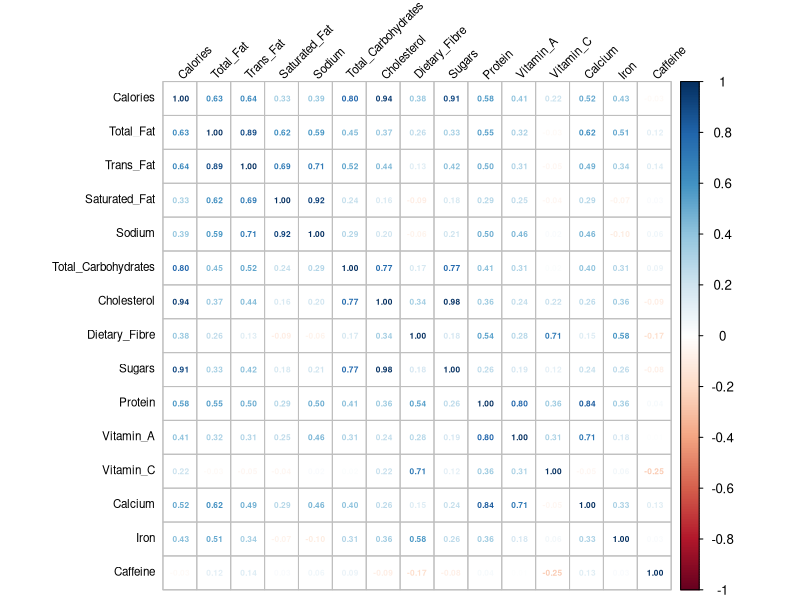
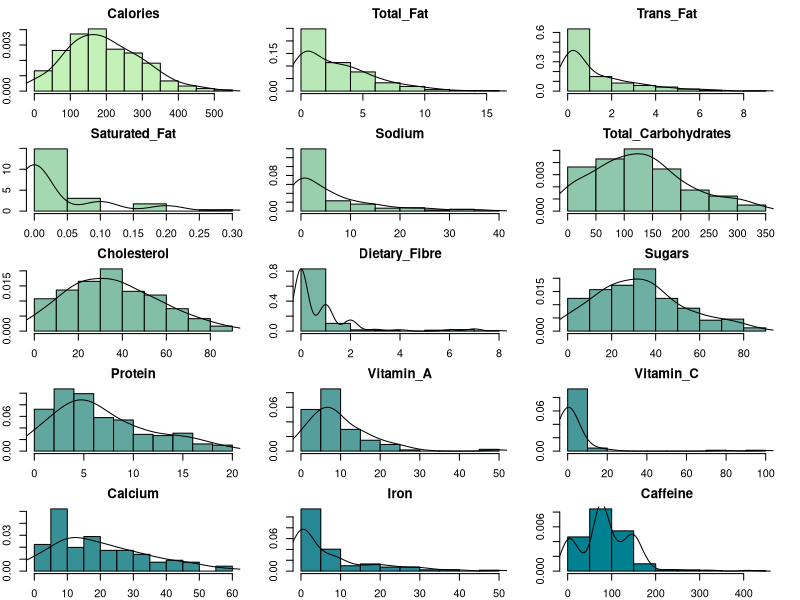
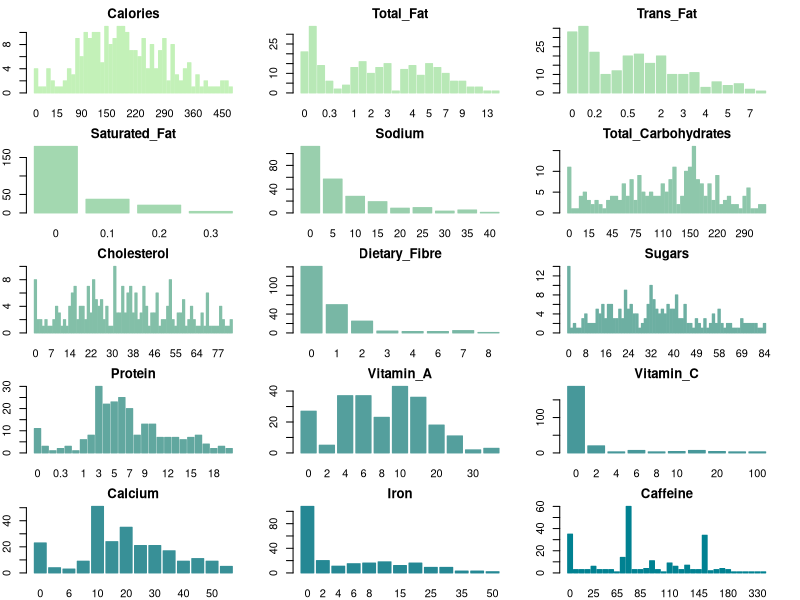
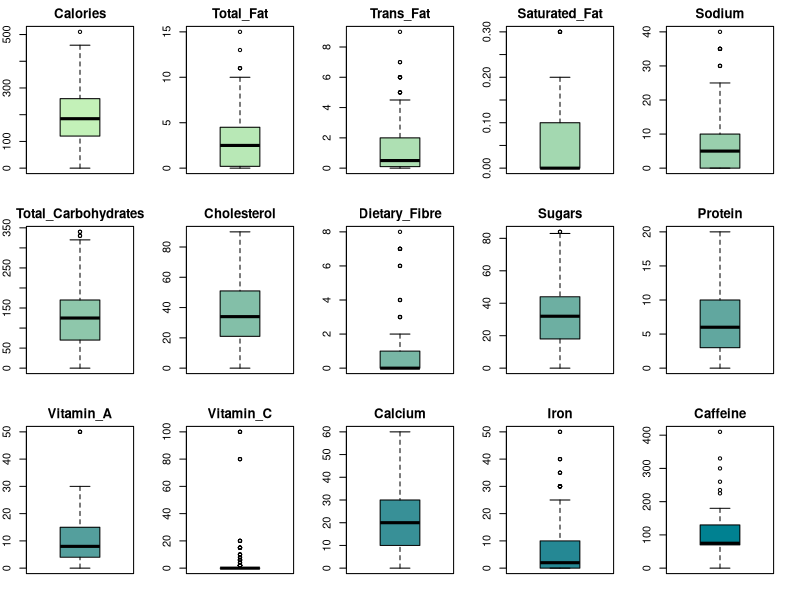
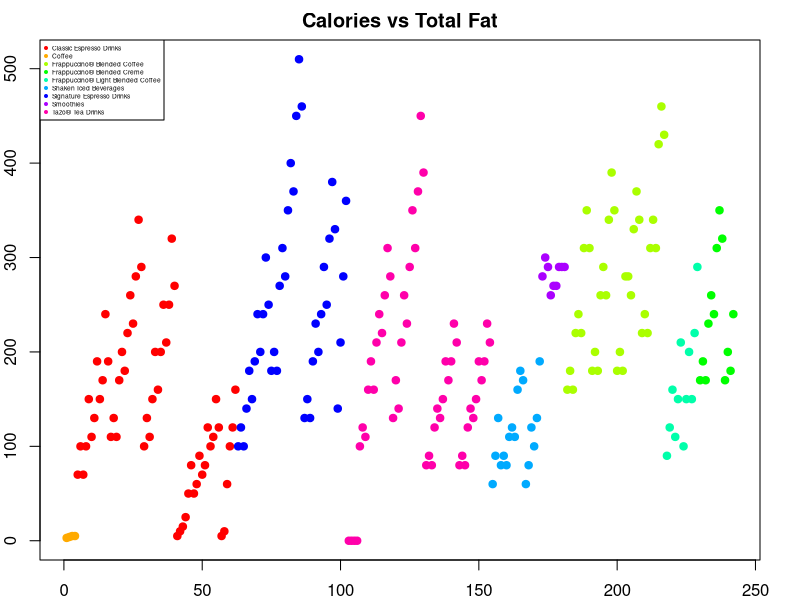
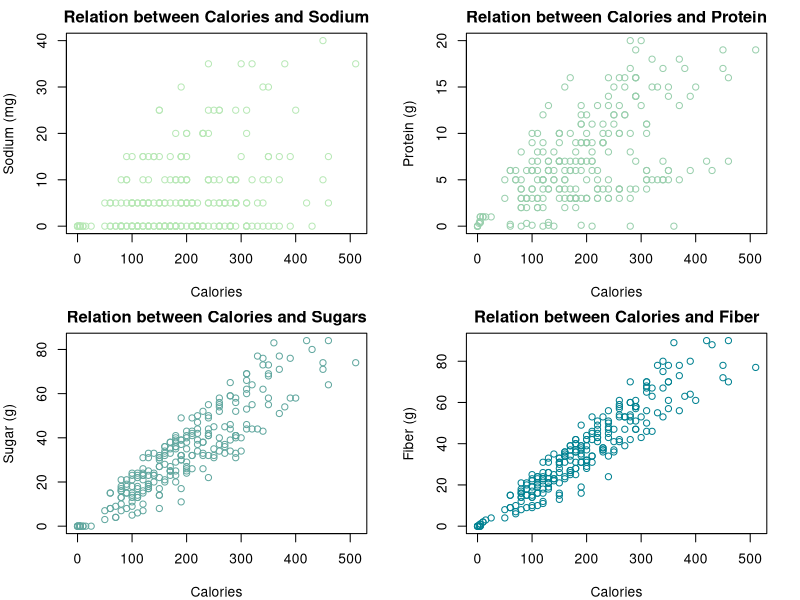
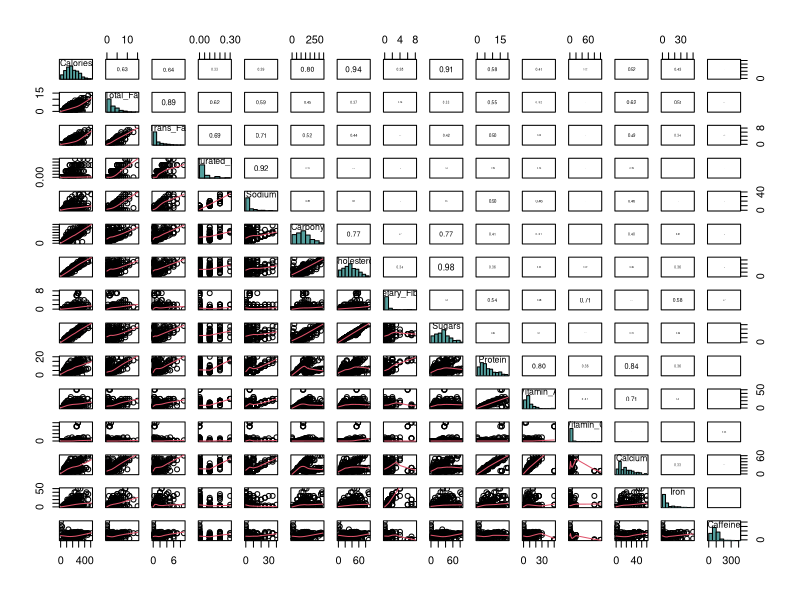
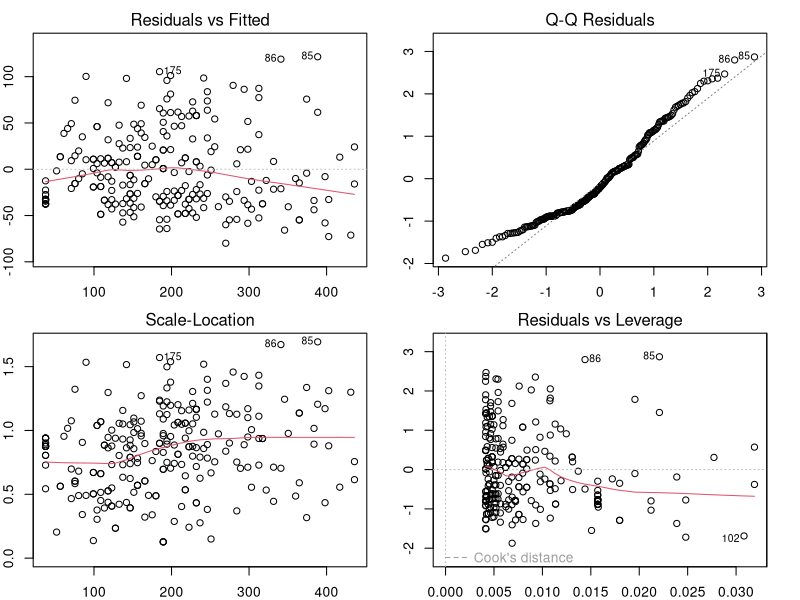

Write the R code that produced these figures, in order.
## ---- chunk 1
knitr::opts_chunk$set(
  echo = TRUE,
  warning = FALSE,
  message = FALSE,
  fig.align = 'center'
  )
## ---- chunk 2
library(corrplot)
library(knitr)
library(car)
library(glmnet)
col <- c('#c3f1b8', '#b8e8b6', '#aee0b3', '#a3d8b0', '#99cfad', '#8ec7ab', '#83bfa8', '#78b7a5', '#6dafa2', '#61a79f', '#549f9d', '#47989a', '#389097', '#258894', '#008191')
## ---- chunk 3
data <- read.csv("Data/starbucks.csv", header = TRUE, sep = ",")
## ---- chunk 4
# Remove percentage sign from the data
data$Vitamin.C....DV. <- as.numeric(gsub("%", "", data$Vitamin.C....DV.))
# Set the other variables as numeric
data$Calories <- as.numeric(data$Calories)
## ---- chunk 5
# Remove percentage sign from the data
data$Calcium....DV. <- as.numeric(gsub("%", "", data$Calcium....DV.))
data$Iron....DV. <- as.numeric(gsub("%", "", data$Iron....DV.))
data$Vitamin.A....DV. <- as.numeric(gsub("%", "", data$Vitamin.A....DV.))
# Set the other variables as numeric
data$Trans.Fat..g. <- as.numeric(data$Trans.Fat..g.)
data$Total.Fat..g. <- as.numeric(data$Total.Fat..g.)
data$Cholesterol..mg. <- as.numeric(data$Cholesterol..mg.)
data$Sodium..mg. <- as.numeric(data$Sodium..mg.)
data$Total.Carbohydrates..g. <- as.numeric(data$Total.Carbohydrates..g.)
data$Dietary.Fibre..g. <- as.numeric(data$Dietary.Fibre..g.)
data$Sugars..g. <- as.numeric(data$Sugars..g.)
data$Caffeine..mg. <- as.numeric(data$Caffeine..mg.)
## ---- chunk 6
summary(data$Caffeine..mg.)
# Replace NA values with the median
data_cleaned <- data
data_cleaned$Caffeine..mg.[is.na(data_cleaned$Caffeine..mg.)] <- median(
  data_cleaned$Caffeine..mg., na.rm = TRUE)
# Summary of the Caffeine column after cleaning
summary(data_cleaned$Caffeine..mg.)
## ---- chunk 7
colnames(data_cleaned) <- c("Beverage_category", "Beverage", "Beverage_prep",
                            "Calories", "Total_Fat", "Trans_Fat",
                            "Saturated_Fat", "Sodium", "Total_Carbohydrates",
                            "Cholesterol", "Dietary_Fibre", "Sugars",
                            "Protein", "Vitamin_A", "Vitamin_C",
                            "Calcium", "Iron", "Caffeine")
## ---- chunk 8
data_num <- data_cleaned[, sapply(data_cleaned, is.numeric)]
correlation_matrix <- cor(data_num)
corrplot(correlation_matrix, method = "number", tl.col = "black", 
         tl.srt = 45, addCoef.col = "black", number.cex = 0.5, tl.cex = 0.7)
## ---- chunk 9
par(mfrow = c(5, 3), mar = c(2, 2, 2, 2))
for (i in 1:ncol(data_num)) {
  hist(data_num[, i], main = colnames(data_num)[i],
       xlab = colnames(data_num)[i], col = col[i], freq = FALSE)
  dens <- density(data_num[, i], na.rm=TRUE, adjust=1.25)
  lines(dens, col = "black", lwd = 1)
}
## ---- chunk 10
par(mfrow = c(5, 3), mar = c(2, 2, 2, 2))
for (i in 1:ncol(data_num)) {
  barplot(table(data_num[, i]), main = colnames(data_num)[i],
          xlab = colnames(data_num)[i], col = col[i], border = col[i])
}
## ---- chunk 11
par(mfrow = c(3, 5), mar = c(2, 2, 2, 2))
for (i in 1:ncol(data_num)) {
  boxplot(data_num[, i], main = colnames(data_num)[i],
          xlab = colnames(data_num)[i], col = col[i])
}
## ---- chunk 12
data_cleaned$Beverage_category <- as.factor(data_cleaned$Beverage_category)
colors <- rainbow(length(unique(data_cleaned$Beverage_category)))
color_map <- setNames(colors, levels(data_cleaned$Beverage_category))
par(mfrow = c(1, 1))
plot(data_cleaned$Calories, data_cleaned$Total_Fat_g,
     col = color_map[data_cleaned$Beverage_category], pch = 19,
     xlab = "Calories", ylab = "Total Fat (g)", main = "Calories vs Total Fat")
legend("topleft", legend = levels(data_cleaned$Beverage_category), 
       col = colors, cex = 0.4, pch = 19)
## ---- chunk 13
par(mfrow = c(2, 2), mar = c(4, 4, 2, 2))
with(data_cleaned, {
  plot(Calories, Sodium , main = "Relation between Calories and Sodium",
       xlab = "Calories", ylab = "Sodium (mg)", col = col[2])
  plot(Calories, Protein , main = "Relation between Calories and Protein",
       xlab = "Calories", ylab = "Protein (g)", col = col[5])
  plot(Calories, Sugars , main = "Relation between Calories and Sugars",
       xlab = "Calories", ylab = "Sugar (g)", col = col[10])
  plot(Calories, Cholesterol , main = "Relation between Calories and Fiber",
       xlab = "Calories", ylab = "Fiber (g)", col = col[15])
})
## ---- chunk 14
# Histogram function
panel.hist <- function(x, colour, ...)
{
  usr <- par("usr")
  on.exit(par(usr))
  par(usr = c(usr[1:2], 0, 1.5))
  h <- hist(x, plot = FALSE)
  breaks <- h$breaks
  nB <- length(breaks)
  y <- h$counts
  y <- y / max(y)
  rect(breaks[-nB], 0, breaks[-1], y, col = colour, ...)
}

# Correlations function
panel.cor <- function(x, y, digits = 2, prefix = "", cex.cor, ...)
{
  usr <- par("usr")
  on.exit(par(usr))
  par(usr = c(0, 1, 0, 1))
  r <- abs(cor(x, y))
  txt <- format(c(r, 0.123456789), digits = digits)[1]
  txt <- paste0(prefix, txt)
  if(missing(cex.cor)) cex.cor <- 0.5/strwidth(txt)
  text(0.5, 0.5, txt, cex = cex.cor * r)
}
## ---- chunk 15
pairs(data_num, diag.panel = panel.hist, upper.panel = panel.cor, 
      lower.panel = panel.smooth, colour = "#549f9d")
## ---- chunk 16
y <- data_num$Calories
data_num_ <- data_num[, -1]
## ---- chunk 17
lm_simple <- lm(Calories ~ Sugars, data = data_cleaned)
kable(data.frame(AIC = AIC(lm_simple), BIC = BIC(lm_simple),
                 R_squared = summary(lm_simple)$r.squared, 
                 adj_R_squared = summary(lm_simple)$adj.r.squared), 
      caption = "Model evaluation metrics for the simple linear regression model")
par(mfrow = c(2, 2), mar = c(2, 2, 2, 2))
plot(lm_simple)
## ---- chunk 18
lm_model <- lm(y ~ ., data = data_num_)
par(mfrow = c(2, 2), mar = c(2, 2, 2, 2))
plot(lm_model)
kable(data.frame(AIC = AIC(lm_model), BIC = BIC(lm_model),
                 R_squared = summary(lm_model)$r.squared, 
                 adj_R_squared = summary(lm_model)$adj.r.squared),
      caption = "Model evaluation metrics for the linear regression model")
## ---- chunk 19
backward_model <- step(lm_model, direction = "backward")
## ---- chunk 20
par(mfrow = c(2, 2), mar = c(2, 2, 2, 2))
plot(backward_model)
kable(data.frame(AIC = AIC(backward_model), BIC = BIC(backward_model),
                 R_squared = summary(backward_model)$r.squared, 
                 adj_R_squared = summary(backward_model)$adj.r.squared),
      caption = "Model evaluation metrics for the linear regression model 
      with backward elimination")
## ---- chunk 21
kable(data.frame(Model = c("Simple Linear Regression", "Multiple Linear Regression",
                           "Multiple Linear Regression with Backward Elimination"),
                 AIC = c(AIC(lm_simple), AIC(lm_model), AIC(backward_model)),
                 BIC = c(BIC(lm_simple), BIC(lm_model), BIC(backward_model)),
                 R_squared = c(summary(lm_simple)$r.squared, 
                               summary(lm_model)$r.squared, 
                               summary(backward_model)$r.squared),
                 adj_R_squared = c(summary(lm_simple)$adj.r.squared, 
                                   summary(lm_model)$adj.r.squared, 
                                   summary(backward_model)$adj.r.squared)),
      caption = "Model comparison")
## ---- chunk 22
anova_results <- anova(lm_model, backward_model)
anova_results
## ---- chunk 23
kable(data.frame(VIF = vif(backward_model)),
      caption = "VIF values for the linear regression model")
## ---- chunk 24
std_data_log <- scale(log(data_num + 1)) # Standardize the data
std_data_log_df <- as.data.frame(std_data_log) # Set as dataframe
mod_log_tr <- lm(Calories ~ ., data = std_data_log_df)
kable(data.frame(AIC = AIC(mod_log_tr), BIC = BIC(mod_log_tr),
                 R_squared = summary(mod_log_tr)$r.squared, 
                 adj_R_squared = summary(mod_log_tr)$adj.r.squared), 
      caption = "Model evaluation metrics for the log transformed data")
kable(data.frame(VIF = vif(mod_log_tr)),
      caption = "VIF values for the log transformed data")
par(mfrow = c(2, 2), mar = c(2, 2, 2, 2))
plot(mod_log_tr)
## ---- chunk 25
backward_model_log <- step(mod_log_tr, direction = "backward")
## ---- chunk 26
kable(data.frame(AIC = AIC(backward_model_log), BIC = BIC(backward_model_log),
                 R_squared = summary(backward_model_log)$r.squared, 
                 adj_R_squared = summary(backward_model_log)$adj.r.squared), 
      caption = "Model evaluation metrics for the log transformed data 
      with backward elimination")
kable(data.frame(VIF = vif(backward_model_log)),
      caption = "VIF values for the log transformed data with backward elimination")
## ---- chunk 27
mod_log_tr_updated <- lm(Calories ~ . - Cholesterol - Sugars,
                         data = std_data_log_df)
kable(data.frame(VIF = vif(mod_log_tr_updated)),
      caption = "VIF values for the log transformed data with 
      manual removal of variables")
## ---- chunk 28
mod_log_tr_backward_2 <- step(mod_log_tr_updated, direction = "backward")
## ---- chunk 29
kable(data.frame(AIC = AIC(mod_log_tr_backward_2), BIC = BIC(mod_log_tr_backward_2),
                 R_squared = summary(mod_log_tr_backward_2)$r.squared, 
                 adj_R_squared = summary(mod_log_tr_backward_2)$adj.r.squared), 
      caption = "Model evaluation metrics for the log transformed data with
      backward elimination and manual removal of variables")
par(mfrow = c(2, 2), mar = c(2, 2, 2, 2))
plot(mod_log_tr_backward_2)
kable(data.frame(VIF = vif(mod_log_tr_backward_2)),
      caption = "VIF values for the log transformed data with backward 
      elimination and manual removal of variables")
## ---- chunk 30
shapiro.test((residuals(mod_log_tr_backward_2)))
## ---- chunk 31
std_data <- as.data.frame(scale(data_num)) # Standardize the data
mod_lasso <- cv.glmnet(x = as.matrix(std_data[, -1]),
                       y = std_data$Calories, alpha = 1, standardize = FALSE)
par(mfrow = c(1, 1))
plot(mod_lasso, xvar = "lambda", label = TRUE)
## ---- chunk 32
mod_ridge <- cv.glmnet(x = as.matrix(std_data[, -1]),
                       y = std_data$Calories, alpha = 0, standardize = FALSE)
plot(mod_ridge, xvar = "lambda", label = TRUE)
## ---- chunk 33
lasso_pred <- predict(mod_lasso, s = "lambda.min", newx = as.matrix(std_data[, -1]))
lasso_r_squared <- cor(lasso_pred, std_data$Calories)^2
ridge_pred <- predict(mod_ridge, s = "lambda.min",  newx = as.matrix(std_data[, -1]))
ridge_r_squared <- cor(ridge_pred, std_data$Calories)^2
kable(data.frame(Model = c("Linear Regression", "Lasso Regression","Ridge Regression"),
                 R_squared = c(summary(lm_model)$r.squared,
                               lasso_r_squared, ridge_r_squared)), 
      caption = "R-squared values for the models")
## ---- chunk 34
linear_pred <- predict(lm_model, newdata = data_num)
linear_mse <- mean((linear_pred - data_num$Calories)^2)
lasso_mse <- mean((lasso_pred - std_data$Calories)^2)
ridge_mse <- mean((ridge_pred - std_data$Calories)^2)
kable(data.frame(Model = c("Linear Regression", "Lasso Regression", "Ridge Regression"),
                 MSE = c(linear_mse, lasso_mse, ridge_mse)), 
      caption = "MSE values for the models")
## ---- chunk 35
set.seed(123)
train_index <- sample(1:nrow(std_data), 0.8 * nrow(std_data))
train_data <- std_data[train_index, ]
test_data <- std_data[-train_index, ]
mod_lasso_train <- cv.glmnet(x = as.matrix(train_data[, -1]), y = train_data$Calories,
                             alpha = 1, standardize = FALSE)
## ---- chunk 36
lasso_pred_test <- predict(mod_lasso_train, s = "lambda.min",
                           newx = as.matrix(test_data[, -1]))
lasso_r_squared_test <- cor(lasso_pred_test, test_data$Calories)^2
lasso_mse_test <- mean((lasso_pred_test - test_data$Calories)^2)
## ---- chunk 37
accuracy_lm <- 1 - (lasso_mse_test / var(test_data$Calories))
par(mfrow = c(1, 1), mar = c(4, 4, 2, 2))
plot(test_data$Calories, lasso_pred_test, xlab = "Actual Calories", col = "#99cfad",
     ylab = "Predicted Calories", main = "Predicted vs Actual Calories", pch = 19)
abline(0, 1, col = "#258894", lwd = 2)
kable(data.frame(Accuracy = accuracy_lm, MSE = lasso_mse_test, 
                 R_squared = lasso_r_squared_test),
      caption = "Model evaluation metrics on the test data")
lasso_mse_test
## ---- chunk 38
y <- std_data_log_df$Calories
calories_median <- median(y)
# Create a new binary target variable based on the median
std_data_log_df$Calorie_Class <- ifelse(std_data_log_df$Calories > calories_median, 1, 0)
table(std_data_log_df$Calorie_Class)
# Creates a new binary variable (Calorie_Class) where 1 indicates high calorie 
# (above median) and 0 indicates low calorie (below or equal to median).

# Fit a logistic regression model on the complete dataset obatines with 
# log tasformation and by removing first column 
logistic_model <- glm(Calorie_Class ~ ., data = std_data_log_df[,-1], family = binomial)
kable(data.frame(AIC = AIC(logistic_model), BIC = BIC(logistic_model), 
                 Residual_deviance = logistic_model$deviance,
                 Null_deviance = logistic_model$null.deviance,
                 R_squared = 1 - logistic_model$deviance / logistic_model$null.deviance),
      caption = "Model evaluation metrics for the logistic regression model")
par(mfrow = c(2, 2), mar = c(2, 2, 2, 2))
plot(logistic_model)
## ---- chunk 39
set.seed(123)
train_index <- sample(1:nrow(std_data_log_df), size = 0.8 * nrow(std_data_log_df))
train_data <- std_data_log_df[train_index, ]
test_data <- std_data_log_df[-train_index, ]
new_train_data <- train_data[,-1]
new_test_data <- test_data[,-1]
logistic_model_train <- glm(Calorie_Class ~ ., data = new_train_data, family = binomial)
predictions <- predict(logistic_model_train, newdata = new_test_data, type = "response")
predicted_classes <- ifelse(predictions > 0.5, 1, 0)
## ---- chunk 40
conf_matrix <- table(Predicted = predicted_classes, Actual = new_test_data$Calorie_Class)
kable(conf_matrix, caption = "Confusion matrix for the logistic regression model")
accuracy <- (conf_matrix[1, 1] + conf_matrix[2, 2]) / sum(conf_matrix)
precision <- conf_matrix[2, 2] / sum(conf_matrix[, 2])
recall <- conf_matrix[2, 2] / sum(conf_matrix[2, ])
f1_score <- 2 * (precision * recall) / (precision + recall)
kable(data.frame(Accuracy = accuracy, Precision = precision, Recall = recall,
                 F1_Score = f1_score), caption = "Model evaluation metrics")
## ---- chunk 41
par(mfrow = c(2,2), mar = c(2, 2, 2, 2))
plot(logistic_model_train)
